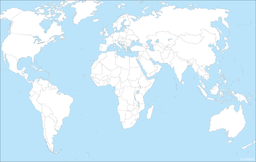
#> input picture common/lab2/image1.png, 256 x 162 px, shrunk from 2499 x 1581 before the run
$ python lab2.py image1.png 1.0
#> lines starting #> are read from the running program, lines starting #| are printed output that depends on the picture; after the words box and inside, x2 and y2 are one past the last pixel; in counts of white or black regions, pixels touching at a corner belong together
import sys
import os
import math
from pathlib import Path
from PIL import Image

# Константы по умолчанию
DEFAULT_K = 0.2
WINDOW_RADIUS = 1  # Для окна 3x3


def load_rgb_image(path: str) -> Image.Image:
    """
    Загружает изображение из файла и конвертирует в RGB.
    """
#> called with path = 'image1.png'
    return Image.open(path).convert('RGB')
#> returned value is the input picture: PIL image 256x162 RGB; mean R, G, B 207.7, 234.6, 249.2


def rgb_to_gray(img: Image.Image) -> Image.Image:
    """
    Переводит изображение в 8-битную шкалу серого по формуле Y = 0.299R + 0.587G + 0.114B.
    """
    w, h = img.size
#> w = 256; h = 162
    gray = Image.new('L', (w, h))
#> gray: PIL image 256x162 L; every value is 0
    src = img.load()
    dst = gray.load()

    for y in range(h):
        for x in range(w):
            r, g, b = src[x, y]
            dst[x, y] = int(0.299*r + 0.587*g + 0.114*b)
    return gray


def local_stats(gray: Image.Image, x: int, y: int, r: int) -> tuple[float, float]:
    """
    Возвращает локальное среднее и стандартное отклонение в квадратном окне радиуса r.
    """
    pixels = gray.load()
    vals = []
    w, h = gray.size
    for dy in range(-r, r+1):
        for dx in range(-r, r+1):
            nx, ny = x+dx, y+dy
            if 0 <= nx < w and 0 <= ny < h:
                vals.append(pixels[nx, ny])
    mean = sum(vals)/len(vals)
    var = sum((v-mean)**2 for v in vals)/len(vals)
    return mean, math.sqrt(var)


def adaptive_binarize(gray: Image.Image, k: float = DEFAULT_K) -> Image.Image:
    """
    Выполняет адаптивную бинаризацию по методу Феня и Тана.
    Порог T = local_mean - k * local_std
    """
    w, h = gray.size
    binary = Image.new('L', (w, h))
    src = gray.load()
    dst = binary.load()

    for y in range(h):
        for x in range(w):
            mean, std = local_stats(gray, x, y, WINDOW_RADIUS)
            threshold = mean - k * std
            dst[x, y] = 0 if src[x, y] < threshold else 255
    return binary


def save_image(img: Image.Image, dest: Path) -> None:
    """
    Сохраняет изображение, выводя сообщение в случае ошибки.
    """
    try:
        img.save(dest)
    except Exception as e:
        print(f"Ошибка при сохранении {dest}: {e}")


def generate_report(input_file: Path, gray_file: Path, bin_file: Path, k: float) -> None:
    """
    Генерирует Markdown отчёт по этапам обработки.
    """
    img = Image.open(input_file)
    w, h = img.size
    report = []
    report.append(f"# Отчёт: Адаптивная бинаризация (Феня и Тана)")
    report.append("## Исходное изображение")
    report.append(f"- Файл: **{input_file.name}**")
    report.append(f"- Размер: {w}×{h}")
    report.append("## Полутоновая версия")
    report.append(f"![]({gray_file.name})")
    report.append("## Бинаризация")
    report.append(f"- Метод: Fen & Tan, окно {2*WINDOW_RADIUS+1}×{2*WINDOW_RADIUS+1}")
    report.append(f"- k = {k}")
    report.append(f"![]({bin_file.name})")
    output = Path("report_lab2.md")
    output.write_text("\n".join(report), encoding='utf-8')
    print(f"Отчёт сохранён в {output}")


def main():
    if len(sys.argv) < 2:
        print("Использование: python lab2.py <путь_изображения> [k]")
        sys.exit(1)

    path = Path(sys.argv[1])
    if not path.exists():
        print(f"Файл {path} не найден.")
        sys.exit(1)

    k = float(sys.argv[2]) if len(sys.argv) > 2 else DEFAULT_K

    # Обработка
    rgb = load_rgb_image(str(path))
    gray = rgb_to_gray(rgb)
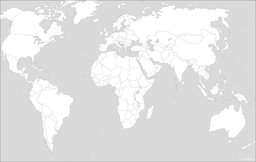
#> gray: PIL image 256x162 L; min 174, max 255, mean 228
    gray_path = path.with_name(path.stem + '_gray.bmp')
    save_image(gray, gray_path)

    binary = adaptive_binarize(gray, k)
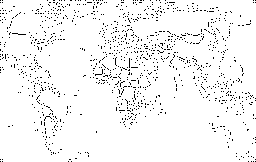
#> binary: PIL image 256x162 L; 95.8% white; black in thin lines or dots
    bin_path = path.with_name(path.stem + '_binarized.bmp')
    save_image(binary, bin_path)

    generate_report(path, gray_path, bin_path, k)


if __name__ == '__main__':
    main()

$ run again, on common/lab2/image3.png
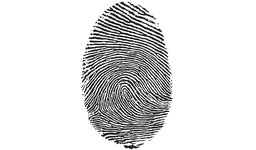
#> input picture common/lab2/image3.png, 256 x 150 px, shrunk from 1645 x 964 before the run
#> in load_rgb_image, returned value is the input picture: PIL image 256x150 RGB; mean R, G, B 222.7, 222.4, 222.5
#> in main, `binary = adaptive_binarize(gray, k)`:
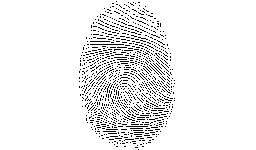
#> binary: PIL image 256x150 L; 93.2% white; black in thin lines or dots, all inside (x1, y1, x2, y2) = (79, 1, 175, 150)
